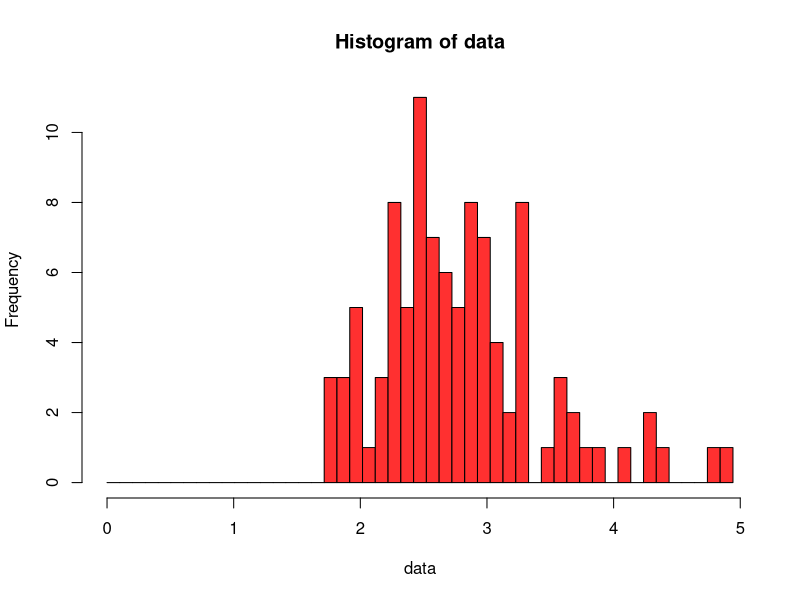
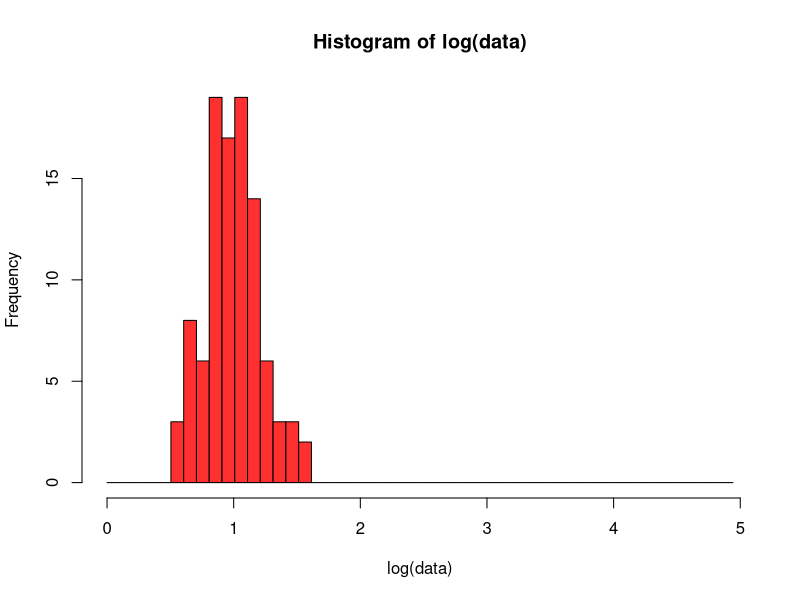
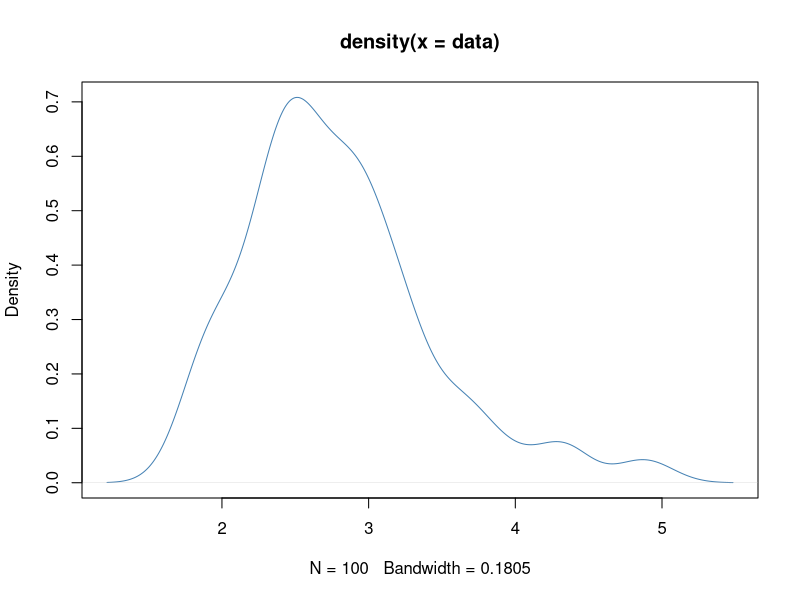

Source code (R) for these figures, in order:
## ---- chunk 1
knitr::opts_chunk$set(echo = TRUE)
## ---- chunk 2
set.seed(75)
# generate 100 lognormal samples
n <- 100
data <- rlnorm(n, meanlog = 1, sdlog = .25)
print(data)
## ---- chunk 3
breaks <- seq(0,max(data),length=50)
## ---- chunk 4
hst <- hist(data, breaks=breaks,col = "firebrick1")
## ---- chunk 5
hst <- hist(log(data), breaks=breaks,col = "firebrick1")
## ---- chunk 6
plot(density(data),col="steelblue",lty=1)
## ---- chunk 7
mean <-mean(data)
print(mean)
variance<-var(data)
print(variance)
